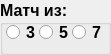
     <widget class="QGroupBox" name="groupBox_kolvo_vstrech">
      <property name="geometry">
       <rect>
        <x>9</x>
        <y>150</y>
        <width>111</width>
        <height>55</height>
       </rect>
      </property>
      <property name="font">
       <font>
        <pointsize>12</pointsize>
        <weight>75</weight>
        <bold>true</bold>
       </font>
      </property>
      <property name="title">
       <string>Матч из:</string>
      </property>
      <property name="flat">
       <bool>false</bool>
      </property>
      <property name="checkable">
       <bool>false</bool>
      </property>
      <widget class="QRadioButton" name="radioButton_match_3">
       <property name="geometry">
        <rect>
         <x>6</x>
         <y>22</y>
         <width>34</width>
         <height>20</height>
        </rect>
       </property>
       <property name="text">
        <string>3</string>
       </property>
      </widget>
      <widget class="QRadioButton" name="radioButton_match_5">
       <property name="geometry">
        <rect>
         <x>39</x>
         <y>22</y>
         <width>34</width>
         <height>20</height>
        </rect>
       </property>
       <property name="text">
        <string>5</string>
       </property>
      </widget>
      <widget class="QRadioButton" name="radioButton_match_7">
       <property name="geometry">
        <rect>
         <x>72</x>
         <y>22</y>
         <width>33</width>
         <height>20</height>
        </rect>
       </property>
       <property name="text">
        <string>7</string>
       </property>
      </widget>
     </widget>
